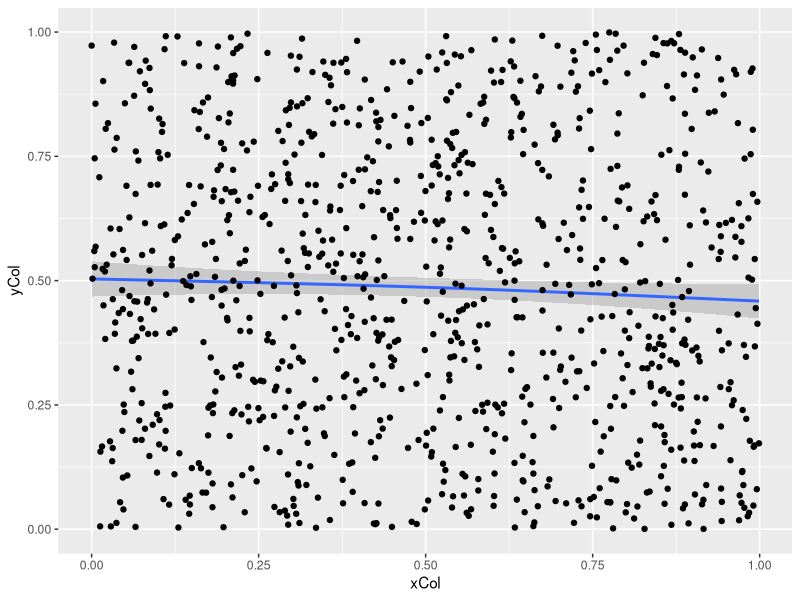
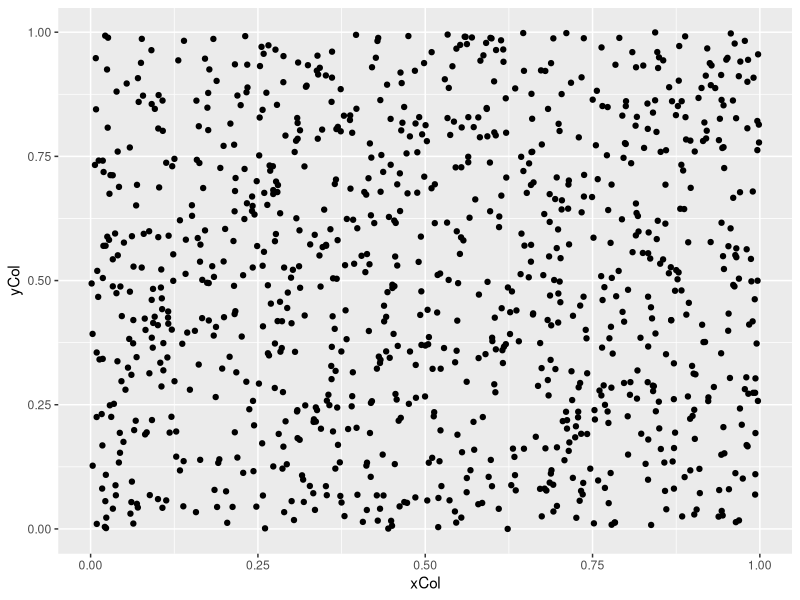

Reproduce these figures in R, in order.
## ---- chunk 1
knitr::opts_chunk$set(echo = TRUE)
## ---- chunk 2

# preliminaries ------------------------------------
library(ggplot2)

# --------------------------------
# FUNCTION: create_data
# description: creating fake data set from last class
# inputs: xCol and yCol
# outputs: data frame of xCol and yCol
##################################
create_data <- function(xCol=runif(1000),
                        yCol=runif(1000)) {
  df <- data.frame(xCol,yCol)

return(df)
}# end of create_data
# --------------------------------
# create_data()

# --------------------------------
# FUNCTION: linear_model
# description: fits linear model to data
# inputs: x and y vectors of numeric; must be the same length
# outputs: entire model summary from lm
##################################
linear_model <- function(xCol=runif(10),
                         yCol=runif(10)) {
  df <- data.frame(xCol,yCol)
  reg_model <- lm(yCol~xCol,data=df)
  
return(summary(reg_model))

}# end of linear_model
# --------------------------------
 #linear_model()

# --------------------------------
# FUNCTION: graph_results
# description: graph the results of lm
# inputs: x and y vectors of numeric value
# outputs: graph
##################################
graph_results <- function(xCol=runif(10),
                          yCol=runif(10)) {
  df <- data.frame(xCol,yCol)
  p1 <- qplot(data=df,
              x=xCol,
              y=yCol,
              geom=c("smooth","point"))
  print(p1)
} # end of graph_results
# --------------------------------
# graph_results()

my_data <- create_data() # creating fake dataset of length 1000

my_linear_data <- linear_model(my_data) # fitting linear regression model to fake data set

graph_results(my_data) # graphing fake dataset

# Question #2. ------------------------------------

# I will modify my code to run a simple correlation between yCol~xCol.

# preliminaries ------------------------------------
library(ggplot2)

# --------------------------------
# FUNCTION: create_data
# description: creating fake data set from last class
# inputs: xCol and yCol
# outputs: data frame of xCol and yCol
##################################
create_data <- function(xCol=runif(1000),
                        yCol=runif(1000)) {
  df <- data.frame(xCol,yCol)

return(df)
}# end of create_data
# --------------------------------
# create_data()

# --------------------------------
# FUNCTION: cor_model
# description: fits linear model to data
# inputs: x and y vectors of numeric; must be the same length
# outputs: entire model summary from lm
##################################
cor_model <- function(xCol=runif(10),
                         yCol=runif(10)) {
  df <- data.frame(xCol,yCol)
  cor_data <- cor(df)
  
return(cor_data)

}# end of linear_model
# --------------------------------
# cor_model()

# --------------------------------
# FUNCTION: graph_results
# description: graph the results of lm
# inputs: x and y vectors of numeric value
# outputs: graph
##################################
graph_results <- function(xCol=runif(10),
                          yCol=runif(10)) {
  df <- data.frame(xCol,yCol)
  p1 <- ggplot(data=df, aes(x=xCol,y=yCol)) +
          geom_point()
  print(p1)
} # end of graph_results
# --------------------------------
# graph_results()

my_new_data <- create_data() # creating fake data set

my_cor_data <- cor_model(my_new_data) # completing a correlation on my_new_data

graph_results(my_new_data) # creating a scatterplot of fake data



